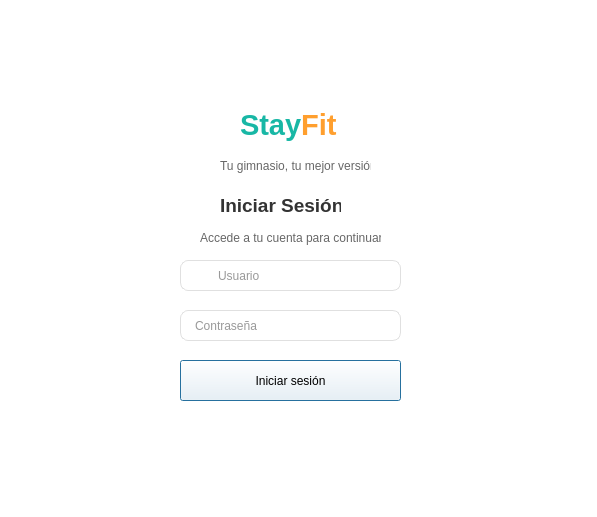
<?xml version="1.0" encoding="UTF-8"?>
<ui version="4.0">
 <class>txtContrasea_2</class>
 <widget class="QDialog" name="txtContrasea_2">
  <property name="geometry">
   <rect>
    <x>0</x>
    <y>0</y>
    <width>597</width>
    <height>517</height>
   </rect>
  </property>
  <property name="windowTitle">
   <string>Dialog</string>
  </property>
  <property name="styleSheet">
   <string notr="true">background-color: white;</string>
  </property>
  <widget class="QLabel" name="label">
   <property name="geometry">
    <rect>
     <x>240</x>
     <y>100</y>
     <width>111</width>
     <height>51</height>
    </rect>
   </property>
   <property name="font">
    <font>
     <family>Segoe UI</family>
     <pointsize>22</pointsize>
     <weight>75</weight>
     <bold>true</bold>
    </font>
   </property>
   <property name="styleSheet">
    <string notr="true">&lt;span style=&quot;color:#18B7A5;&quot;&gt;Stay&lt;/span&gt;&lt;span style=&quot;color:#FF9F2E;&quot;&gt;Fit&lt;/span&gt;</string>
   </property>
   <property name="text">
    <string>&lt;span style=&quot;color:#18B7A5;&quot;&gt;Stay&lt;/span&gt;&lt;span style=&quot;color:#FF9F2E;&quot;&gt;Fit&lt;/span&gt;</string>
   </property>
   <property name="textFormat">
    <enum>Qt::RichText</enum>
   </property>
  </widget>
  <widget class="QLabel" name="label_2">
   <property name="geometry">
    <rect>
     <x>220</x>
     <y>150</y>
     <width>151</width>
     <height>31</height>
    </rect>
   </property>
   <property name="styleSheet">
    <string notr="true">QLabel {
    color: rgb(103, 103, 103);
    font: 8pt &quot;MS Shell Dlg 2&quot;;
}</string>
   </property>
   <property name="text">
    <string>Tu gimnasio, tu mejor versión</string>
   </property>
  </widget>
  <widget class="QLabel" name="label_3">
   <property name="geometry">
    <rect>
     <x>220</x>
     <y>190</y>
     <width>121</width>
     <height>31</height>
    </rect>
   </property>
   <property name="font">
    <font>
     <family>Segoe UI</family>
     <pointsize>14</pointsize>
     <weight>75</weight>
     <bold>true</bold>
    </font>
   </property>
   <property name="styleSheet">
    <string notr="true">QLabel {
    color: #333333;
}</string>
   </property>
   <property name="text">
    <string>Iniciar Sesión</string>
   </property>
  </widget>
  <widget class="QLineEdit" name="txtUsuario">
   <property name="geometry">
    <rect>
     <x>180</x>
     <y>260</y>
     <width>221</width>
     <height>31</height>
    </rect>
   </property>
   <property name="styleSheet">
    <string notr="true">QLineEdit {
    border: 1px solid #E0E0E0;
    border-radius: 8px;
    background-color: white;
    padding-left: 35px;
    font: 9pt &quot;Segoe UI&quot;;
    color: #333333;
}</string>
   </property>
   <property name="placeholderText">
    <string>Usuario</string>
   </property>
  </widget>
  <widget class="QLineEdit" name="txtContrasea">
   <property name="geometry">
    <rect>
     <x>180</x>
     <y>310</y>
     <width>221</width>
     <height>31</height>
    </rect>
   </property>
   <property name="styleSheet">
    <string notr="true">QLineEdit {
    border: 1px solid #E0E0E0;
    border-radius: 8px;
    padding-left: 12px;
    background-color: white;
    font: 9pt &quot;Segoe UI&quot;;
    color: #333333;
}</string>
   </property>
   <property name="echoMode">
    <enum>QLineEdit::Password</enum>
   </property>
   <property name="placeholderText">
    <string>Contraseña</string>
   </property>
  </widget>
  <widget class="QLabel" name="label_4">
   <property name="geometry">
    <rect>
     <x>200</x>
     <y>230</y>
     <width>181</width>
     <height>16</height>
    </rect>
   </property>
   <property name="styleSheet">
    <string notr="true">QLabel {
    color: rgb(103, 103, 103);
    font: 8pt &quot;MS Shell Dlg 2&quot;;
}</string>
   </property>
   <property name="text">
    <string>Accede a tu cuenta para continuar</string>
   </property>
  </widget>
  <widget class="QPushButton" name="pushButton">
   <property name="geometry">
    <rect>
     <x>180</x>
     <y>360</y>
     <width>221</width>
     <height>41</height>
    </rect>
   </property>
   <property name="styleSheet">
    <string notr="true">QPushButton {
    background-color: #18B7A5;
    color: white;
    border: none;
    border-radius: 10px;
    font: bold 10pt &quot;Segoe UI&quot;;
}

QPushButton:hover {
    background-color: #13998A;
}padding: 6px;</string>
   </property>
   <property name="text">
    <string>Iniciar sesión</string>
   </property>
  </widget>
 </widget>
 <resources>
  <include location="../../../../../../../../../Downloads/logo_stayfit/logo_stayfit.qrc"/>
 </resources>
 <connections/>
</ui>
